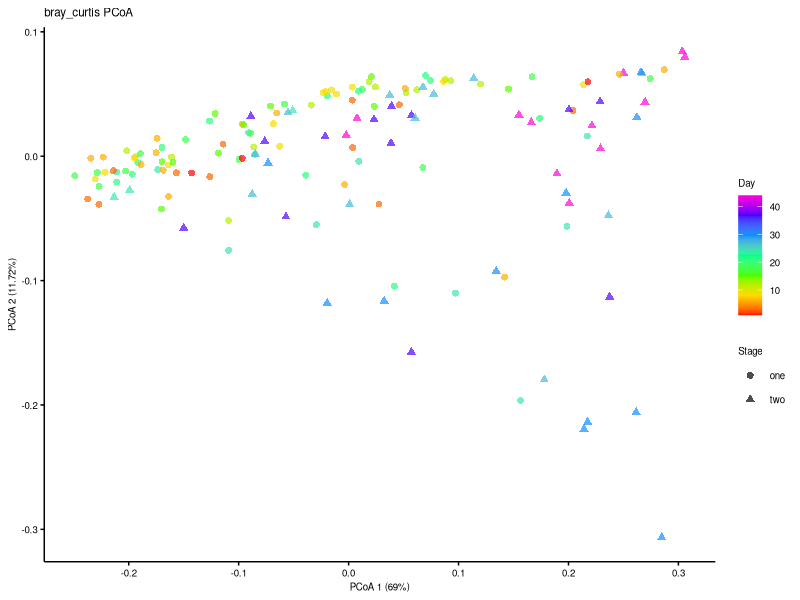
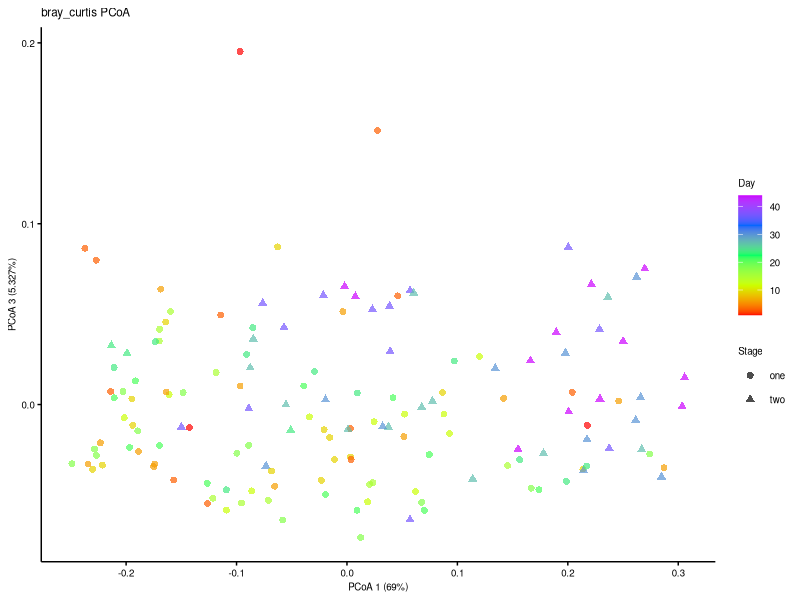
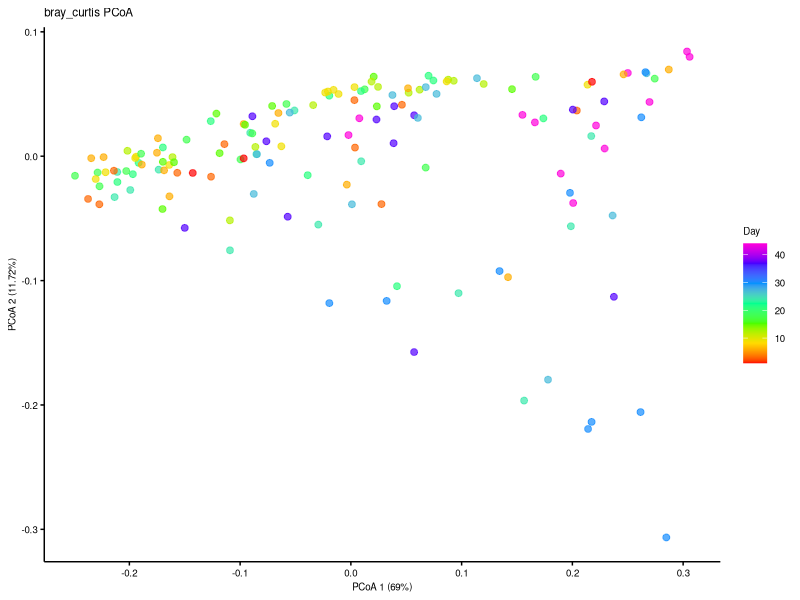
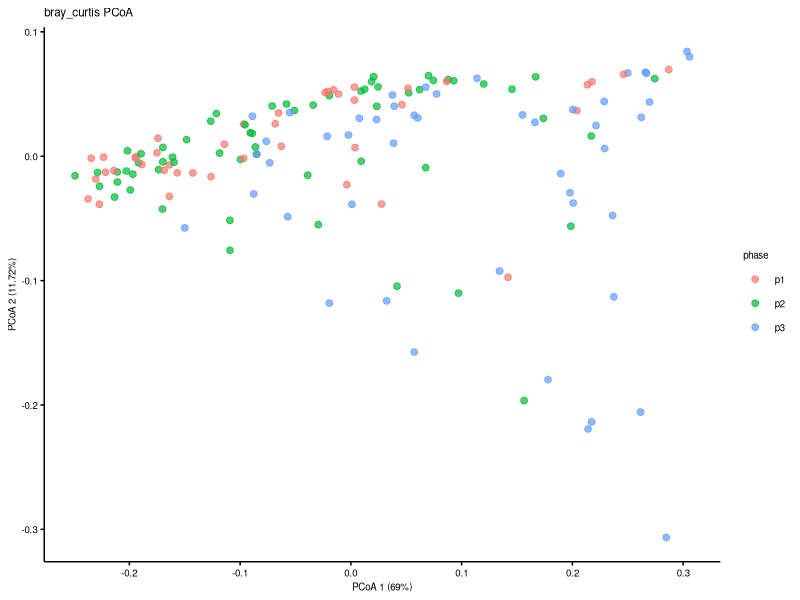
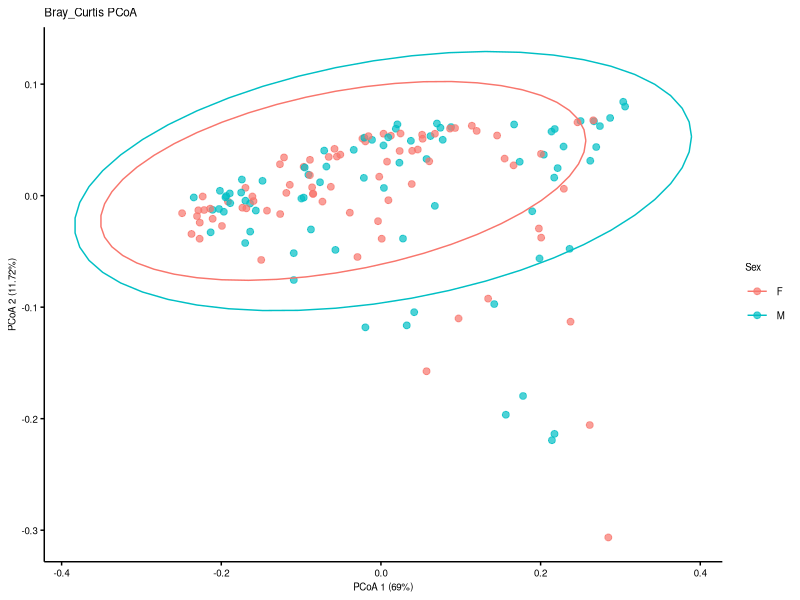
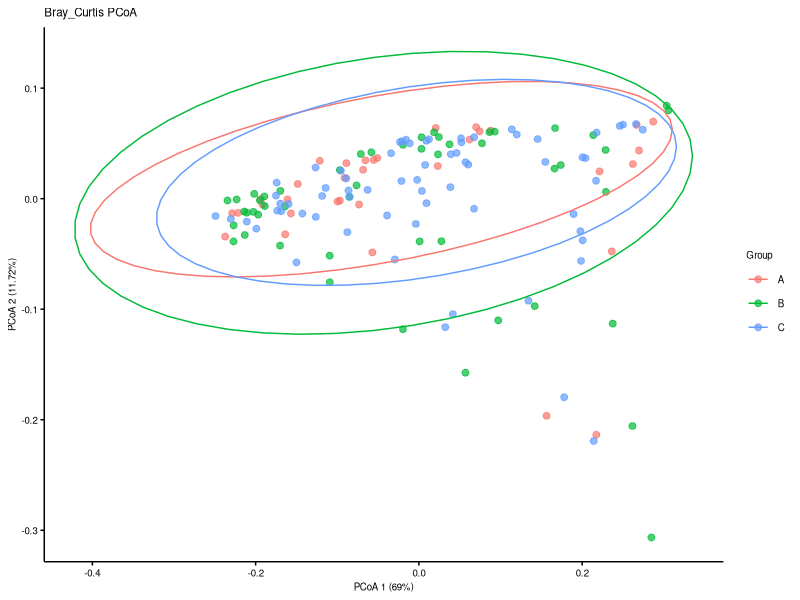
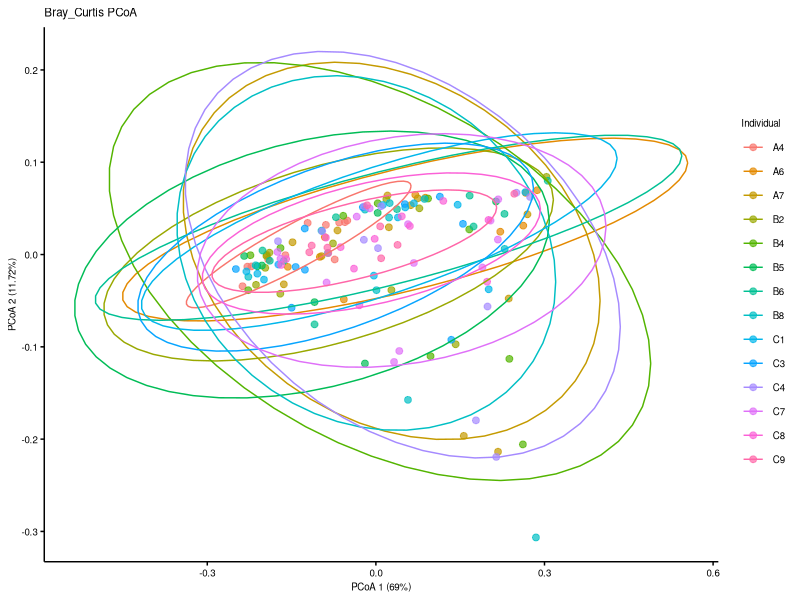

The R script that drew these images, in order:
# Ying Zhu, so_zy2003@126.com
# 2021-07



# clean enviroment object
rm(list=ls()) 

# load related packages
library("ggplot2") 
library("vegan")

# Set ggplot2 drawing parameter
main_theme = theme(panel.background=element_blank(),
                   panel.grid=element_blank(),
                   axis.line.x=element_line(size=.5, colour="black"),
                   axis.line.y=element_line(size=.5, colour="black"),
                   axis.ticks=element_line(color="black"),
                   axis.text=element_text(color="black", size=7),
                   legend.position="right",
                   legend.background=element_blank(),
                   legend.key=element_blank(),
                   legend.text= element_text(size=7),
                   text=element_text(family="sans", size=7))

#  Design of experiment
design = read.table("metadata.txt", header=T, row.names= 1, sep="\t") 


design$phase <- design$Day

design$phase[design$Day<12] <- "p1"
design$phase[design$Day%in%c(12,15,18,21,24)] <- "p2"
design$phase[design$Day>24] <- "p3"

design$Day2 <- factor(design$Day2, 
                      levels = c("d1", "d3","d6", "d9", "d12", "d15", 
                                 "d18", "d21", "d24","d27", "d30", "d37", "d44"))




#  PCoA bray_curtis
bray_curtis = read.table("picrustbray_curtis.txt", sep="\t", header=T, check.names=F)

rownames(bray_curtis)=bray_curtis$bray_curtis
bray_curtis=bray_curtis[,-1]
bray_curtis = bray_curtis[rownames(design), rownames(design)] 

# subset and reorder distance matrix

#Classical multidimensional scaling (MDS) of a data matrix. Also known as principal coordinates analysis
pcoa = cmdscale(bray_curtis, k=4, eig=T) # k is dimension, 3 is recommended; eig is eigenvalues
points = as.data.frame(pcoa$points) # get coordinate string, format to dataframme
colnames(points) = c("x", "y", "z","a") 
eig = pcoa$eig


points = cbind(points, design[match(rownames(points), rownames(design)), ])



# plot PCo 1 and 2
p = ggplot(points, aes(x=x, y=y, color=Day,shape=Stage))
p = p + geom_point(alpha=.7, size=2) +
  labs(x=paste("PCoA 1 (", format(100 * eig[1] / sum(eig), digits=4), "%)", sep=""),
       y=paste("PCoA 2 (", format(100 * eig[2] / sum(eig), digits=4), "%)", sep=""),
       title="bray_curtis PCoA") + main_theme
q= p + scale_color_gradientn(colours=rainbow(7))
q


# plot PCo 1 and 3

p = ggplot(points, aes(x=x, y=z, color=Day,shape=Stage))
p = p + geom_point(alpha=.7, size=2)  +
  labs(x=paste("PCoA 1 (", format(100 * eig[1] / sum(eig), digits=4), "%)", sep=""),
       y=paste("PCoA 3 (", format(100 * eig[3] / sum(eig), digits=4), "%)", sep=""),
       title="bray_curtis PCoA") + main_theme
p+scale_color_gradientn(colours=rainbow(5))


# age effect
# plot PCo 1 and 2
p = ggplot(points, aes(x=x, y=y, color=Day))
p = p + geom_point(alpha=.7, size=2) +
  labs(x=paste("PCoA 1 (", format(100 * eig[1] / sum(eig), digits=4), "%)", sep=""),
       y=paste("PCoA 2 (", format(100 * eig[2] / sum(eig), digits=4), "%)", sep=""),
       title="bray_curtis PCoA") + main_theme
q= p + scale_color_gradientn(colours=rainbow(7))
q


beta_pcoa_day_bray_curtis1v2_picrust<- q


# environment effects
p = ggplot(points, aes(x=x, y=y, color=phase))
p = p + geom_point(alpha=.7, size=2) +
  labs(x=paste("PCoA 1 (", format(100 * eig[1] / sum(eig), digits=4), "%)", sep=""),
       y=paste("PCoA 2 (", format(100 * eig[2] / sum(eig), digits=4), "%)", sep=""),
       title="bray_curtis PCoA") + main_theme
p
beta_pcoa_phase_bray_curtis1v2_picrust <- p

# ggsave("beta_pcoa_phase_bray_curtis1v2_picrust_20210607.pdf", 
#        beta_pcoa_phase_bray_curtis1v2_picrust, width = 4, height = 2.5)


# sex effect
p = ggplot(points, aes(x=x, y=y, color=Sex))
p = p + geom_point(alpha=.7, size=2) +
  labs(x=paste("PCoA 1 (", format(100 * eig[1] / sum(eig), digits=4), "%)", sep=""),
       y=paste("PCoA 2 (", format(100 * eig[2] / sum(eig), digits=4), "%)", sep=""),
       title="Bray_Curtis PCoA") + main_theme+stat_ellipse(level=0.95)
p

# family group
p = ggplot(points, aes(x=x, y=y, color=Group))
p = p + geom_point(alpha=.7, size=2) +
  labs(x=paste("PCoA 1 (", format(100 * eig[1] / sum(eig), digits=4), "%)", sep=""),
       y=paste("PCoA 2 (", format(100 * eig[2] / sum(eig), digits=4), "%)", sep=""),
       title="Bray_Curtis PCoA") + main_theme+stat_ellipse(level=0.95)
p

# individual ID
p = ggplot(points, aes(x=x, y=y, color=Individual))
p = p + geom_point(alpha=.7, size=2) +
  labs(x=paste("PCoA 1 (", format(100 * eig[1] / sum(eig), digits=4), "%)", sep=""),
       y=paste("PCoA 2 (", format(100 * eig[2] / sum(eig), digits=4), "%)", sep=""),
       title="Bray_Curtis PCoA") + main_theme+stat_ellipse(level=0.95)
p



# Permutational Multivariate Analysis of Variance Using Distance Matrices (PERMANOVA)

adonis_day2 <-adonis(bray_curtis~design$phase+design$Day2,
                     permutations = 999) 

adonis_day2$aov.tab

